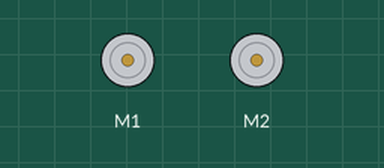
Bench run of a sketch on a simulated Arduino Uno, built with avr-gcc and run on an emulated ATmega328P. On the bench: 2 × DC motor (green arrow = forward, orange = backward, longer = faster).

Above: at 0.1 s.
At 5.1 s:
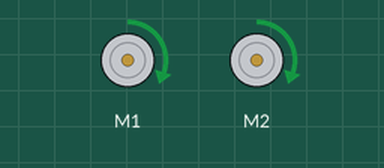
Timing chart, 0 to 6.6 s (numbered marks = the images above):
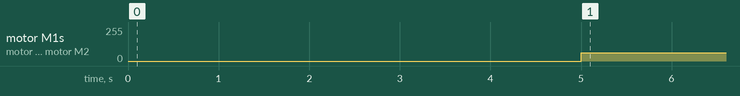

Measured:
- by itself, motor M1, motor M2: stopped → forward 63/255 at 5.0 s

The sketch:

zumo-forward.ino
```cpp
#include <Wire.h>
#include <ZumoShield.h>
ZumoMotors motors;

void setup() {
  // put your setup code here, to run once:
Wire.begin();
delay(5000);

}

void loop() {
  // put your main code here, to run repeatedly:

drive_forward(100);
}

void drive_forward(int speed){
  motors.setSpeeds(speed, speed);
}
```
